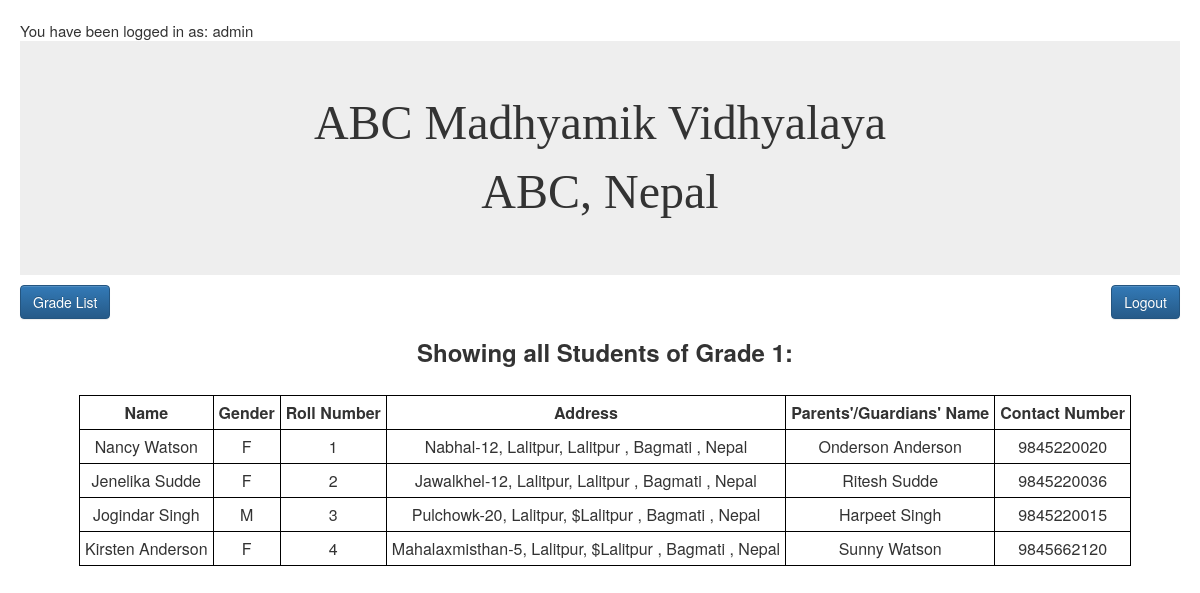
/grades/i.php (signed in), run on the app's committed database.
### tables this page shows
CREATE TABLE `studentinfo` (
  `student_id` varchar(15) NOT NULL,
  `fname` varchar(30) NOT NULL,
  `mname` varchar(30) DEFAULT NULL,
  `lname` varchar(30) NOT NULL,
  `gender` enum('M','F') NOT NULL,
  `dobad` date NOT NULL,
  `dobbs` date NOT NULL,
  `doa` date NOT NULL,
  `email` varchar(30) NOT NULL,
  `adgrade` varchar(15) NOT NULL,
  `rollno` int(11) NOT NULL,
  `address_temp_street` varchar(30) DEFAULT NULL,
  `address_temp_ward` int(11) DEFAULT NULL,
  `address_temp_vdcmun` varchar(30) DEFAULT NULL,
  `address_temp_district` varchar(20) DEFAULT NULL,
  `address_temp_zone` varchar(20) DEFAULT NULL,
  `address_temp_country` varchar(20) DEFAULT NULL,
  `address_per_street` varchar(20) NOT NULL,
  `address_per_ward` int(11) NOT NULL,
  `address_per_vdcmun` varchar(20) NOT NULL,
  `address_per_district` varchar(20) NOT NULL,
  `address_per_zone` varchar(20) NOT NULL,
  `address_per_country` varchar(20) NOT NULL
);

CREATE TABLE `parents` (
  `student_id` varchar(15) NOT NULL,
  `gfname` varchar(20) NOT NULL,
  `gmname` varchar(20) DEFAULT NULL,
  `glname` varchar(20) NOT NULL,
  `relation` varchar(20) NOT NULL,
  `phnum` varchar(20) NOT NULL
);

### grades/i.php (the view, shortened to what this page needs)
<?php
include_once('../control.php');
?>
<html>
<head>
<link rel="stylesheet" href="../bootstrap-3.3.7-dist/css/bootstrap.min.css"/>
<link rel="stylesheet" href="../bootstrap-3.3.7-dist/css/bootstrap-theme.min.css">
<link id="theme-style" rel="stylesheet" href="../css/style.css">
</head>
<body>
<div class="jumbotron"><center><font face="Analecta" size="13">ABC Madhyamik Vidhyalaya</font><br><font face="Analecta" size="10">ABC, Nepal</font></center></div>
<a href="../home.php" class="btn btn-primary" role="button" target="_top">Grade List</a>
<a href="../logout.php" class="btn btn-primary pull-right" role="button"  target="_top">Logout</a>
<div class="container">
<h3 style="text-align: center; margin-bottom: 30px;">Showing all Students of Grade 1:</h3>
<?php
$qry="SELECT * FROM studentinfo INNER JOIN parents ON studentinfo.student_id = parents.student_id WHERE studentinfo.adgrade=1";
$result = $db->query($qry);
if ($result->num_rows > 0) {
	      echo "<center><table><tr><th>Name</th><th>Gender</th><th>Roll Number</th><th>Address</th><th>Parents'/Guardians' Name</th><th>Contact Number</th></tr>";
     while($row = $result->fetch_assoc()) {
         echo "<tr><td>". $row["fname"]. " " . $row["mname"]. " " . $row["lname"] . "</td><td>" .$row["gender"]."</td><td>".$row["rollno"]."</td><td>".$row["address_per_street"]."-".$row["address_per_ward"].", ".$row["address_per_vdcmun"].", ".$row["address_per_district"]." , ".$row["address_per_zone"]." , ".$row["address_per_country"]."</td><td>". $row["gfname"]. " " . $row["gmname"]. " " . $row["glname"] . "</td><td>" .$row["phnum"]."</td></tr>";
     }
     	echo "</table></center>";
} else {
     echo "0 results";
}
?>
</div>
</body>
</html>

### css/style.css (style rules this page uses)
html, body { position: relative; height: 100%; font-size: 15px; padding: 10px; -webkit-font-smoothing: antialiased; -moz-osx-font-smoothing: grayscale; }
h1,h2,h3,h4,h5,h6 { font-weight: 700; }
a { color: #CB4335; -webkit-transition: all 0.4s ease-in-out; -moz-transition: all 0.4s ease-in-out; -ms-transition: all 0.4s ease-in-out; -o-transition: all 0.4s ease-in-out; }
.jumbotron { margin-bottom: 10px; }

### grades/i.php (style rules this page uses)
table, th, td { border: 1px solid black; text-align: center; padding: 5px; }

### data on the page
studentinfo: fname "Nancy", lname "Watson", gender "F", rollno "1", address_per_street "Nabhal", address_per_ward "12", address_per_vdcmun "Lalitpur", address_per_district "Lalitpur", address_per_zone "Bagmati", address_per_country "Nepal", student.gfname "Onderson", student.glname "Anderson", student.phnum "9845220020"
studentinfo: fname "Jenelika", lname "Sudde", gender "F", rollno "2", address_per_street "Jawalkhel", address_per_ward "12", address_per_vdcmun "Lalitpur", address_per_district "Lalitpur", address_per_zone "Bagmati", address_per_country "Nepal", student.gfname "Ritesh", student.glname "Sudde", student.phnum "9845220036"
studentinfo: fname "Jogindar", lname "Singh", gender "M", rollno "3", address_per_street "Pulchowk", address_per_ward "20", address_per_vdcmun "Lalitpur", address_per_district "$Lalitpur", address_per_zone "Bagmati", address_per_country "Nepal", student.gfname "Harpeet", student.glname "Singh", student.phnum "9845220015"
studentinfo: fname "Kirsten", lname "Anderson", gender "F", rollno "4", address_per_street "Mahalaxmisthan", address_per_ward "5", address_per_vdcmun "Lalitpur", address_per_district "$Lalitpur", address_per_zone "Bagmati", address_per_country "Nepal", student.gfname "Sunny", student.glname "Watson", student.phnum "9845662120"

### other printed values
$_SESSION["CurrentUser"] "admin"
